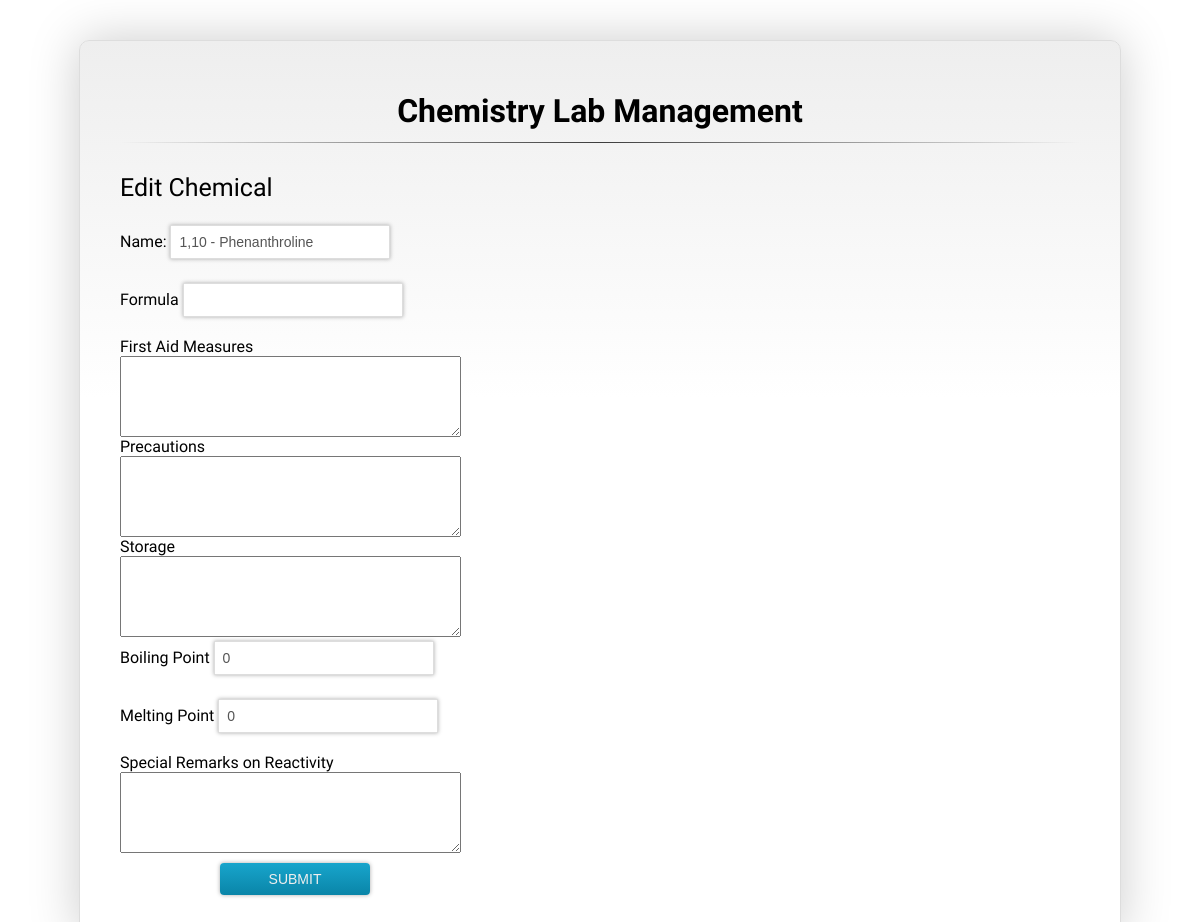
/edit-msds.php?id=2 (signed in), run on an earlier commit of the app's database.
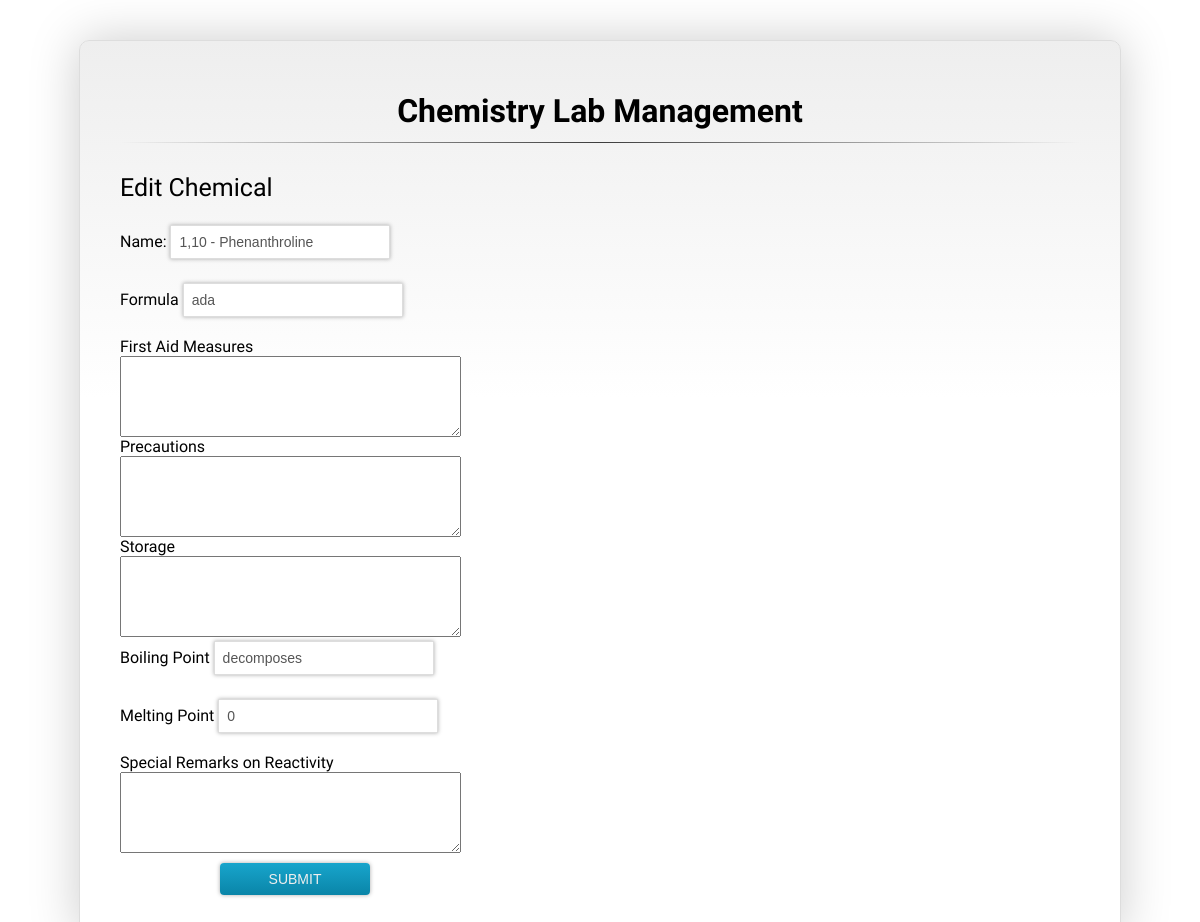
And on a later commit of the database.
### tables this page shows
CREATE TABLE `chemicals` (
  `id` int(11) NOT NULL,
  `name` varchar(41) DEFAULT NULL,
  `company` varchar(35) DEFAULT NULL,
  `packing_size` varchar(19) DEFAULT NULL,
  `amount_left` varchar(11) DEFAULT NULL,
  `critical_amount` varchar(15) DEFAULT NULL,
  `location` varchar(8) DEFAULT NULL,
  `formula` varchar(50) NOT NULL,
  `first_aid_measures` longtext NOT NULL,
  `precautions` longtext NOT NULL,
  `storage` longtext NOT NULL,
  `boiling_point` varchar(20) NOT NULL,
  `melting_point` varchar(20) NOT NULL,
  `special_remarks_on_reactivity` longtext NOT NULL
);

### edit-msds.php (the view, shortened to what this page needs)
<?php
	if (isset($_REQUEST['id'])) {
		$id=$_REQUEST['id'];
		?>
	<html>
	<head>
		<link href='css/style.css' rel='stylesheet' type='text/css'>
	</head>
	<body>
<?php
$query = "SELECT * from chemicals where id='".$id."'";
$result = mysql_query($query);
$row = mysql_fetch_row($result);
if(isset($_POST['new']) && $_POST['new']==1)
{
$name =$_REQUEST['name'];
$formula =$_REQUEST['formula'];
$firstaidmeasures =$_REQUEST['firstaidmeasures'];
$precautions =$_REQUEST['precautions'];
$storage =$_REQUEST['storage'];
$boilingpoint =$_REQUEST['boilingpoint'];
$meltingpoint =$_REQUEST['meltingpoint'];
$remarks =$_REQUEST['remarks'];
$update="UPDATE chemicals SET name='".$name."', formula='".$formula."', first_aid_measures='".$firstaidmeasures."', precautions='".$precautions."', storage='".$storage."', boiling_point='".$boilingpoint."', melting_point='".$meltingpoint."', special_remarks_on_reactivity='".$remarks."' WHERE id='".$id."'";
mysql_query($update) or die(mysql_error());
if(isset($_SESSION['lab_assistant'])){
	header("Location: lab_assistant_screen.php");
}
else{
	header("Location: lab_admin_screen.php");
}
$status = "Record Updated Successfully. </br></br><a href='view.php'>View Updated Record</a>";
}else {
?>
<form id="medbuy" method="POST" action="">
	<center>
				<h1>Chemistry Lab Management</h1>
				<hr />
			</center>
	<label for="purchase" style="font-size:25px;">Edit  Chemical</label>
	<br /><br />
	<label for="name">Name:</label>
	<input type="text" name="name" value="<?php echo $row[1];?>" required/>
	<br />
	<label for="formula">Formula</label>
	<input type="text" name="formula" value="<?php echo $row[7];?>" required/>
	<br />
	<label for="firstaidmeasures">First Aid Measures</label>
	<br />
	<textarea name="firstaidmeasures" cols="40" rows = "5"> <?php echo $row[8];?></textarea>
	<br />
	<label for="precautions" class="desc">Precautions</label>
	<br />
	<textarea name="precautions" cols="40" rows = "5"> <?php echo $row[9];?></textarea>
	<br />
	<label for="storage" class="desc">Storage</label>
	<br />
	<textarea name="storage" cols="40" rows = "5"> <?php echo $row[10];?></textarea>
	<br />
	<label for="boilingpoint" class="desc">Boiling Point</label>
	<input type="text" name="boilingpoint"  value="<?php echo $row[11];?>" required/>
	<br />
	<label for="meltingpoint" class="desc">Melting Point</label>
	<input type="text" name="meltingpoint"  value="<?php echo $row[12];?>" required/>
	<br />
	<label for="saddr" class="desc">Special Remarks on Reactivity </label>
	<br />
	<textarea name="remarks" cols="40" rows = "5"> <?php echo $row[13];?></textarea>
	<br />
	<input type="submit" name="submit" value="SUBMIT" class="submit" id="buysub"/>
</form>
<?php } }?>
	</body>
</html>

What changed in the data, as far as the page shows it:
changed chemicals "1,10 - Phenanthroline": formula (not shown) → "ada"; boilingpoint "0" → "decomposes"
